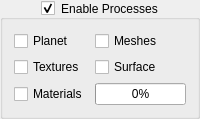
           <widget class="QGroupBox" name="run_planet_scripts">
            <property name="sizePolicy">
             <sizepolicy hsizetype="Preferred" vsizetype="Preferred">
              <horstretch>0</horstretch>
              <verstretch>0</verstretch>
             </sizepolicy>
            </property>
            <property name="minimumSize">
             <size>
              <width>180</width>
              <height>100</height>
             </size>
            </property>
            <property name="font">
             <font>
              <strikeout>false</strikeout>
             </font>
            </property>
            <property name="autoFillBackground">
             <bool>false</bool>
            </property>
            <property name="title">
             <string>Enable Processes</string>
            </property>
            <property name="alignment">
             <set>Qt::AlignmentFlag::AlignCenter</set>
            </property>
            <property name="checkable">
             <bool>true</bool>
            </property>
            <layout class="QGridLayout" name="gridLayout_4">
             <item row="4" column="1">
              <widget class="QCheckBox" name="run_planet_surface">
               <property name="text">
                <string>Surface</string>
               </property>
              </widget>
             </item>
             <item row="3" column="0">
              <widget class="QCheckBox" name="run_planet_maker">
               <property name="text">
                <string>Planet</string>
               </property>
              </widget>
             </item>
             <item row="3" column="1">
              <widget class="QCheckBox" name="run_planet_meshes">
               <property name="text">
                <string>Meshes</string>
               </property>
              </widget>
             </item>
             <item row="5" column="1">
              <widget class="QProgressBar" name="make_count_progressBar">
               <property name="sizePolicy">
                <sizepolicy hsizetype="Preferred" vsizetype="Fixed">
                 <horstretch>0</horstretch>
                 <verstretch>0</verstretch>
                </sizepolicy>
               </property>
               <property name="value">
                <number>0</number>
               </property>
               <property name="textVisible">
                <bool>true</bool>
               </property>
              </widget>
             </item>
             <item row="5" column="0">
              <widget class="QCheckBox" name="run_planet_materials">
               <property name="text">
                <string>Materials</string>
               </property>
              </widget>
             </item>
             <item row="4" column="0">
              <widget class="QCheckBox" name="run_planet_textures">
               <property name="minimumSize">
                <size>
                 <width>0</width>
                 <height>0</height>
                </size>
               </property>
               <property name="text">
                <string>Textures</string>
               </property>
              </widget>
             </item>
            </layout>
           </widget>
